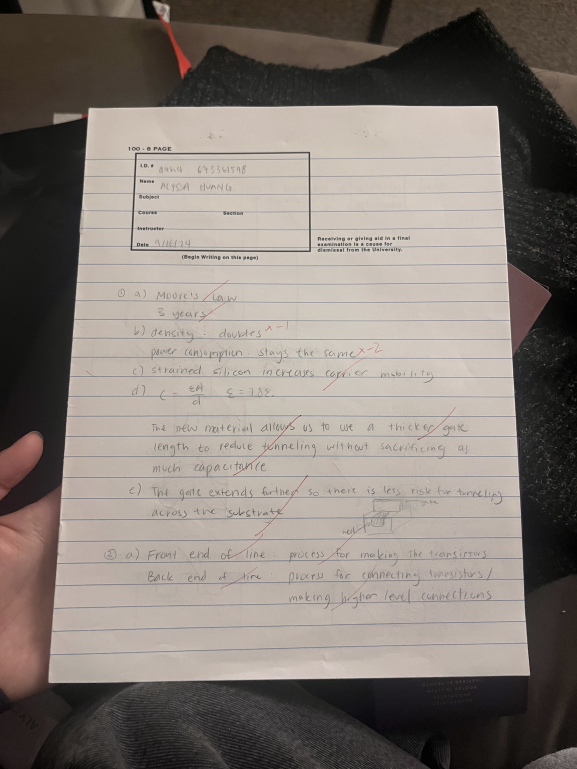
#> input picture data/1.png, 1154 x 1538 px (shown at 1/2 size)
$ python -i line_detect.py   (imports and definitions only)   (older library calls are emulated)
#> lines starting #> are read from the running program, lines starting #| are printed output that depends on the picture; after the words box and inside, x2 and y2 are one past the last pixel; in counts of white or black regions, pixels touching at a corner belong together
import cv2
import numpy as np
import os

# [74 lines left out: function greyfill, not called in this run]


def detect_line_start(img):
    #read image in as greyscale
    #img = cv2.imread(img, cv2.IMREAD_GRAYSCALE)
    img = img/255

    #img = cv2.resize(img, (0,0), fx=0.25, fy=0.25)

    threshold = 0.5
    #create binarized image to enhance lines
    for i in range(0, img.shape[0]):
        for j in range(0, img.shape[1]):
            #print(blurred_img[i, j])
            if(img[i, j] < threshold):
                img[i, j] = 0
            else:
                img[i, j] = 1

    #apply gaussian blur to binarized image
    #rectangular kernel where height < height of vertical gap between text lines and width larger
    img_avg = cv2.GaussianBlur(img, (101, 3), 0, 0)

    img_initial = np.empty((img_avg.shape[0], img_avg.shape[1]))
    threshold_2 = 0.9
    #binarize img_avg to get initial estimate of text lines
    for i in range(0, img_avg.shape[0]):
        for j in range(0, img_avg.shape[1]):
            #print(blurred_img[i, j])
            if(img_avg[i, j] < threshold_2):
                img_initial[i, j] = 0
            else:
                img_initial[i, j] = 1

    #inverts initial_estimate for cc analysis
    for i in range(0, img_avg.shape[0]):
        for j in range(0, img_avg.shape[1]):
            #print(blurred_img[i, j])
            if(img_initial[i, j] == 0):
                img_initial[i, j] = 1
            else:
                img_initial[i, j] = 0

    #img_initial = img_initial[0:800, :]
    img_initial = img_initial.astype(np.uint8)

    analysis = cv2.connectedComponentsWithStats(img_initial, 4, cv2.CV_32S)
    (num_labels, label_ids, values, centroid) = analysis
   #print(f"heights: {heights}")
    filtered_heights = np.empty((0))
    for i in range(1, values.shape[0]):
        if values[i, 4] > 500: #checks area
            filtered_heights = np.append(filtered_heights, [values[i, 3]])

    #print(f"filtered_heights : {filtered_heights}")
    cc_med = int(np.median(filtered_heights))
    cc_avg = int(np.average(filtered_heights))
    #print(f"median height: {cc_med}")
    #print(f"average height: {cc_avg}")
    #print(f"cc heights: {heights}")
    num_comps = 0
    output = np.zeros(img_initial.shape, dtype="uint8")
    for i in range(1, num_labels):
        area = values[i, cv2.CC_STAT_AREA]

        if (area > 500):
            num_comps += 1
            componentMask = (label_ids == i).astype("uint8") * 255

            # Creating the Final output mask
            output = cv2.bitwise_or(output, componentMask)

    #cv2.imshow('temp1', img)
    coordinates = np.empty([0])
    counter = 0
    num_lines_found = 0
    for h in range(0, output.shape[0]-(cc_avg + 1)):
        if(counter > cc_avg):
            total_pixels = cc_med*img_initial.shape[1]
            num_pixels = np.count_nonzero(output[h:h+cc_med, :] == 255)
            if(num_pixels > total_pixels*0.075):
                coordinates = np.append(coordinates, [h + cc_med/2])
                num_lines_found += 1
                counter = 0
        counter += 1

    for i in range(0, output.shape[0]):
        for j in range(0, output.shape[1]):
            #print(blurred_img[i, j])
            if(output[i, j] == 0):
                output[i, j] = 255
            else:
                output[i, j] = 0
    return coordinates.astype(int)

# [156 lines left out: functions line_separator, output_lines, line_detect, not called in this run]

>>> import cv2
>>> picture = cv2.imread('../data/1.png', cv2.IMREAD_GRAYSCALE)
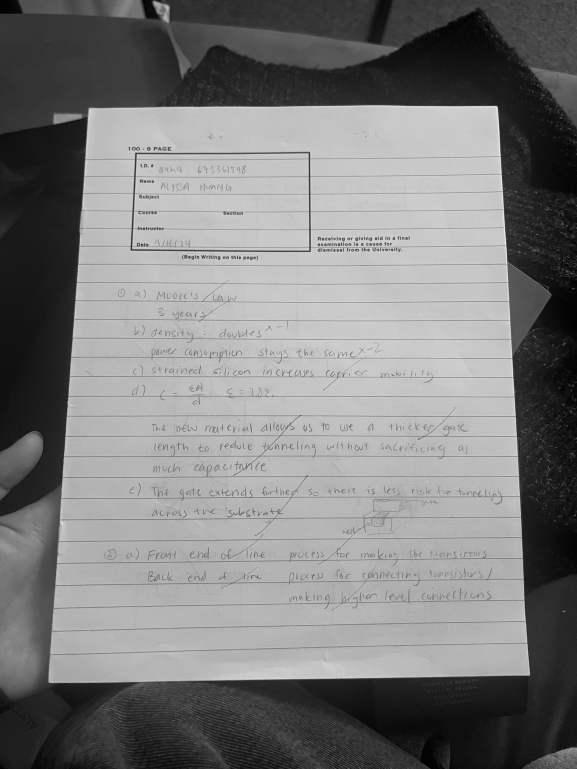
#> picture: shape (1538, 1154) (shown at 1/2 size); min 0, max 248, mean 125.3
>>> result = detect_line_start(picture)
#> after the loop in detect_line_start, `for i in range(0, img.shape[0]):`:
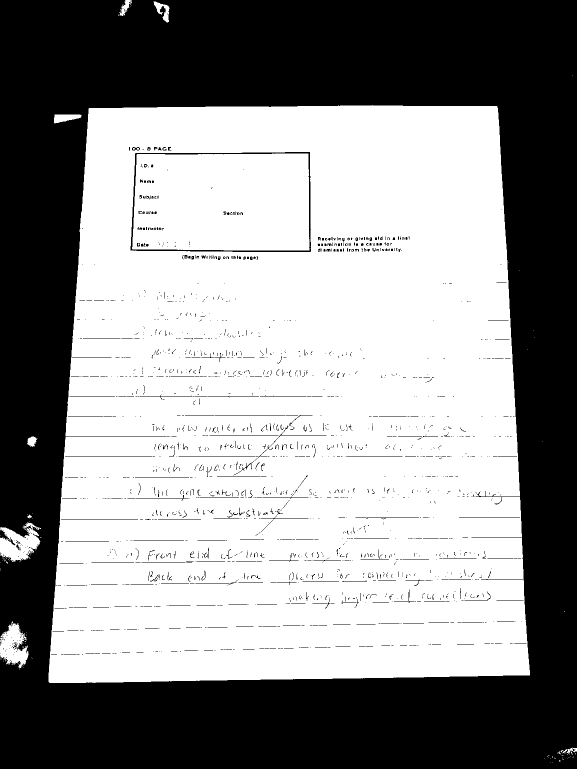
#> img: shape (1538, 1154) float64 (shown at 1/2 size); values 0 (black) and 1 (white), 56.8% white; 1776 black regions (1544 under 20 px), largest, box (x1, y1, x2, y2) and area: (0, 0, 1154, 1538) 745100, (261, 304, 622, 504) 3050, (0, 1059, 31, 1090) 244
#> in detect_line_start, `img_avg = cv2.GaussianBlur(img, (101, 3), 0, 0)`:
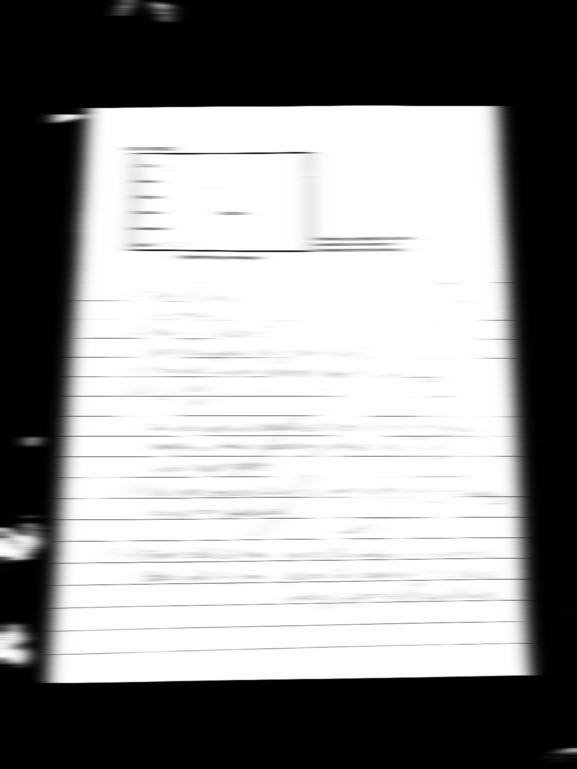
#> img_avg: shape (1538, 1154) float64 (shown at 1/2 size); min 0, max 1, mean 0.568
#> after the loop in detect_line_start, `for i in range(0, img_avg.shape[0]):`:
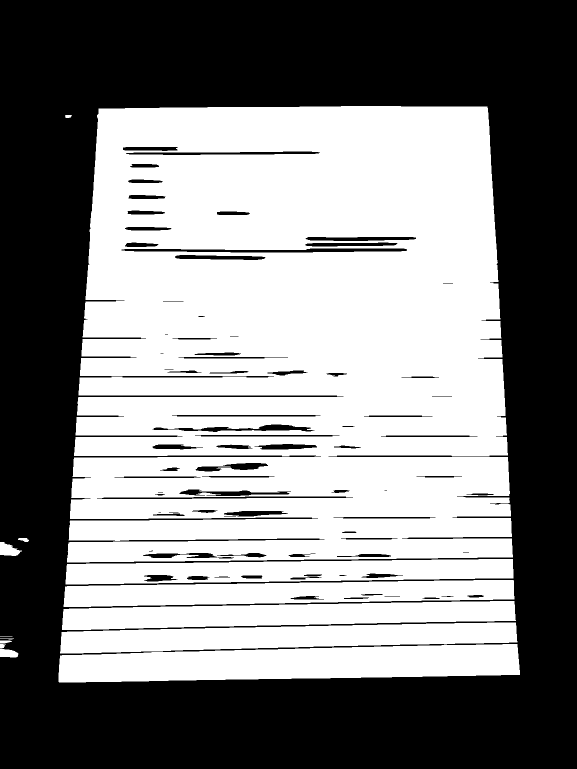
#> img_initial: shape (1538, 1154) float64 (shown at 1/2 size); values 0 (black) and 1 (white), 51.6% white; 84 black regions (10 under 20 px), largest, box (x1, y1, x2, y2) and area: (0, 0, 1154, 1538) 824378, (243, 497, 814, 505) 3078, (305, 849, 629, 864) 1952
#> after the loop in detect_line_start, `for i in range(1, num_labels):`:
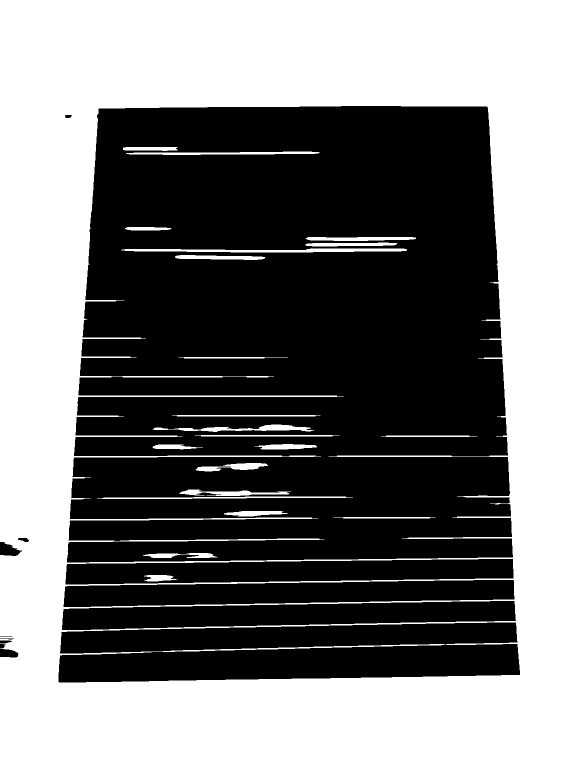
#> output: shape (1538, 1154) (shown at 1/2 size); 47.8% white; 22 white regions, largest, box (x1, y1, x2, y2) and area: (0, 0, 1154, 1538) 824378, (243, 497, 814, 505) 3078, (305, 849, 629, 864) 1952
#> result = 18 values from 82 to 1408
